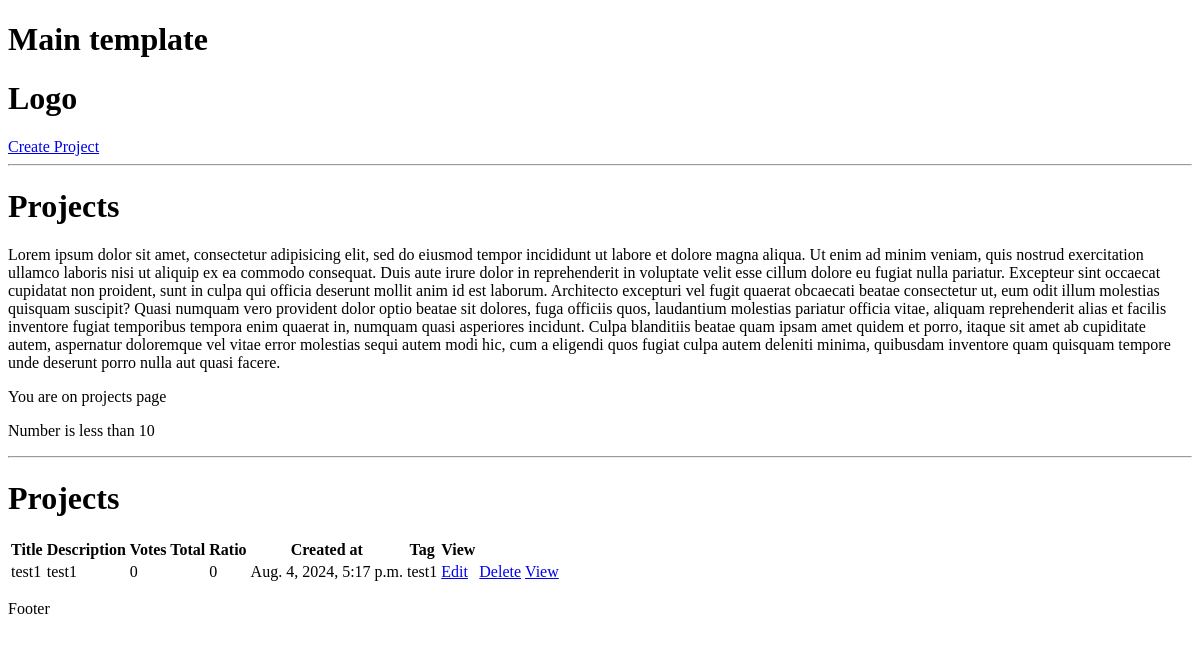
The app's page /projects/, older data.
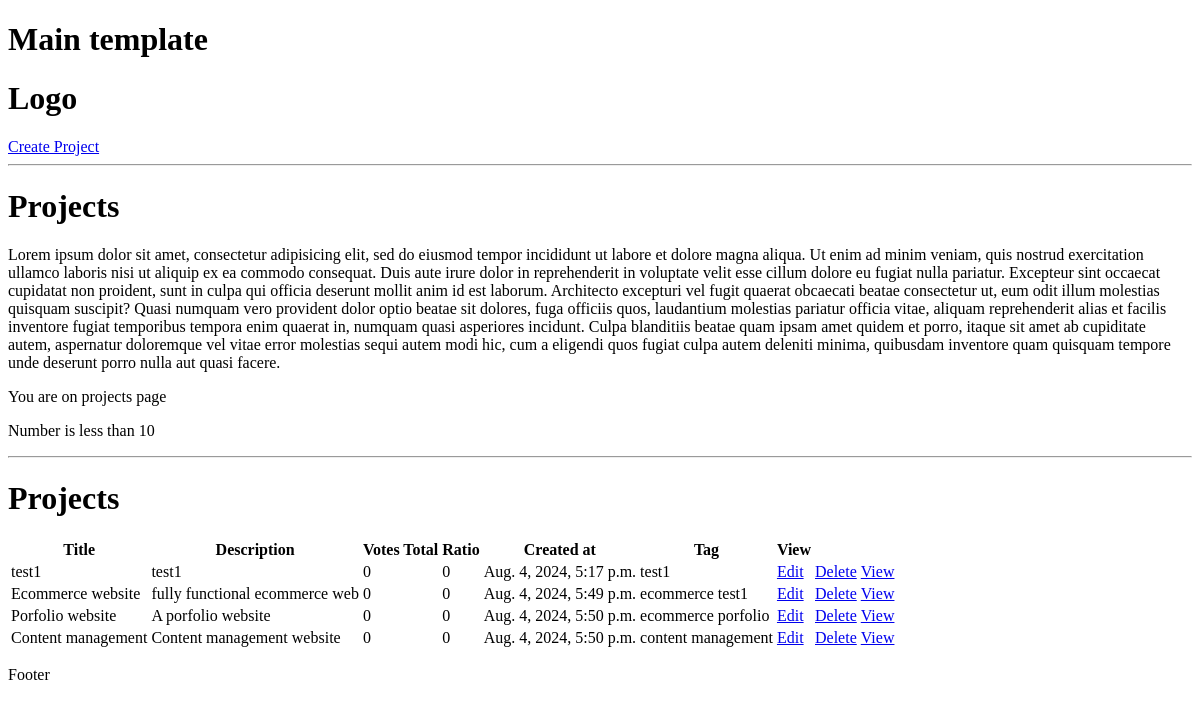
The same page, newer data.
### projects/models.py (models this page shows, shortened)
class Project(models.Model):
    title = models.CharField(max_length=200)
    description = models.TextField(null=True, blank=True)
    demo_link = models.CharField(max_length=200, null=True, blank=True)
    source_link = models.CharField(max_length=200, null=True, blank=True)
    tags = models.ManyToManyField("Tag", blank=True)
    vote_total = models.IntegerField(default=0, null=True, blank=True)
    vote_ratio = models.IntegerField(default=0, null=True, blank=True)
    created = models.DateTimeField(auto_now_add=True)
    id = models.UUIDField(
        default=uuid.uuid4, unique=True, primary_key=True, editable=False
    )

class Tag(models.Model):
    name = models.CharField(max_length=200)
    created = models.DateTimeField(auto_now_add=True)
    id = models.UUIDField(
        default=uuid.uuid4, unique=True, primary_key=True, editable=False
    )
    def __str__(self):
        return self.name

### projects/views.py (the view)
# urls.py: path("", include("projects.urls")),
def projects(request):
    page = "projects"
    number = 9
    context = {"page": page, "number": number, "projects": projectList}
    return render(request, "projects/projects.html", context)

### projects/templates/projects/projects.html
{% extends 'main.html' %} {% block content %}
<h1>Projects</h1>
<p>{% lorem 2 %}</p>
<p>You are on {{page}} page</p>
{% if number > 10 %}
<p>Number is greater than 10</p>
{%else%}
<p>Number is less than 10</p>
{%endif%}
<hr />
<h1>Projects</h1>
<table>
  <tr>
    <th>Title</th>
    <th>Description</th>
    <th>Votes Total</th>
    <th>Ratio</th>
    <th>Created at</th>
    <th>Tag</th>
    <th>View</th>
  </tr>
  {% for project in projects %}
  <tr>
    <td>{{project.title}}</td>
    <td>{{project.description}}</td>
    <td>{{project.vote_total}}</td>
    <td>{{project.vote_ratio}}</td>
    <td>{{project.created}}</td>
    <td>{% for tag in project.tags.all %} {{tag}} {% endfor %}</td>
    <td><a href="{% url 'update-project' project.id %}">Edit </a></td>
    <td><a href="{% url 'delete-project' project.id %}">Delete </a></td>
    <td><a href="{% url 'project' project.id %}">View </a></td>
  </tr>
  {% endfor %}
</table>
{% endblock content %}

### templates/main.html (shortened to what this page needs)
<!DOCTYPE html>
<html>
  <head>
  </head>
  <body>
    <h1>Main template</h1>
    {% include 'navbar.html' %} {% block content %} {% endblock content %}
    <p>Footer</p>
  </body>
</html>

### templates/navbar.html
{% block content %}
<h1>Logo</h1>
<a href="{% url 'create-project' %}">Create Project</a>
<hr />
{% endblock %}

Row changes from the older to the newer data that the page shows:
added Project: title "Ecommerce website", description "fully functional ecommerce web", vote_total "0", vote_ratio "0", created "Aug. 4, 2024, 5:49 p.m.", Tag (name "test1")
added Tag: name "ecommerce"
added Project: title "Porfolio website", description "A porfolio website", vote_total "0", vote_ratio "0", created "Aug. 4, 2024, 5:50 p.m."
added Tag: name "porfolio", shown under "Porfolio website"
added Project: title "Content management", description "Content management website", vote_total "0", vote_ratio "0", created "Aug. 4, 2024, 5:50 p.m."
added Tag: name "content management", shown under "Content management"
